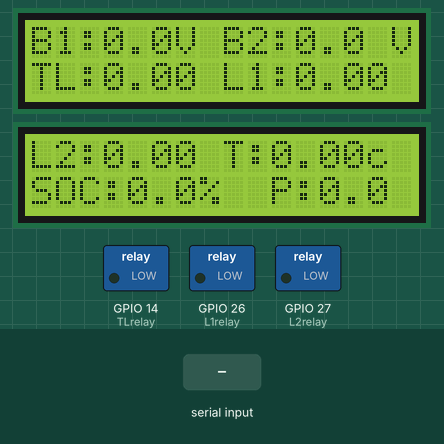
The sketch below on a simulated ESP32. Parts: 2 × 16×2 character LCD, switched loads named in the sketch (green lamp = pin HIGH). The test bench sets the inputs (shaded band). WiFi joins after 1.5 s; servers stay silent unless stated; what the sketch prints to the serial monitor is not drawn.

Above: at 3.1 s.
3.2 s: "30,150,10\n" received over the second serial link
At 4.9 s:
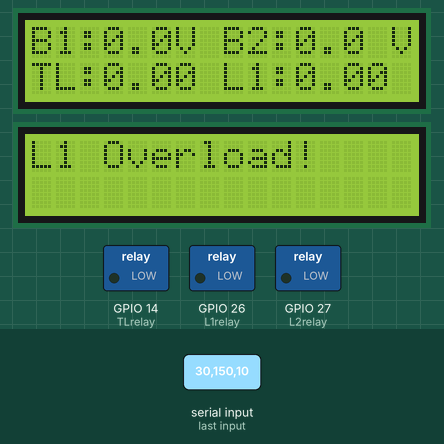
6.2 s: "B1: \n" received over the second serial link
At 8.1 s:
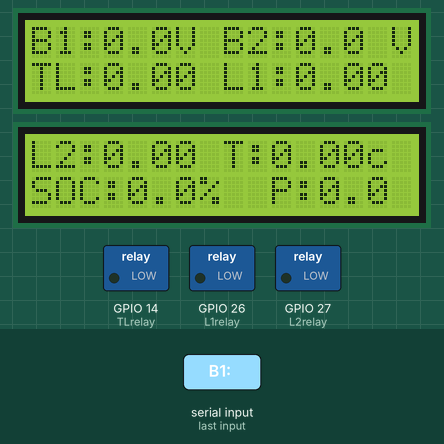
9.2 s: "90,45\n" received over the second serial link
At 10.1 s:
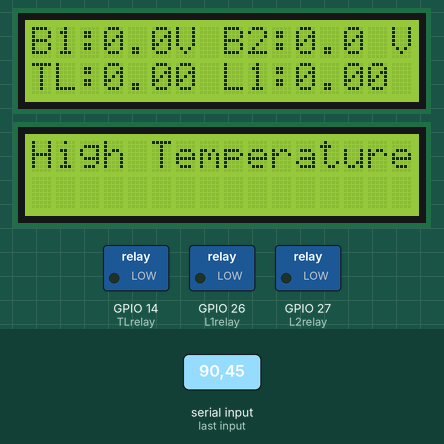
11.8 s: "B2: \n" received over the second serial link
At 14.2 s:
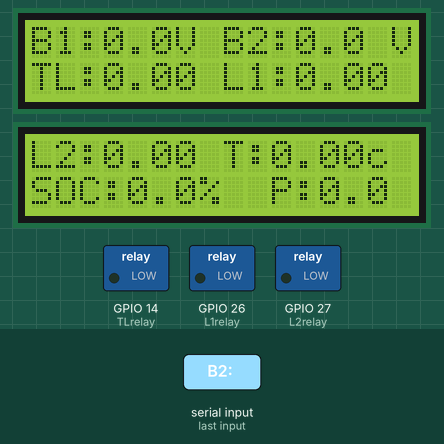
14.8 s: "90,45,200,10\n" received over the second serial link
At 15.7 s:
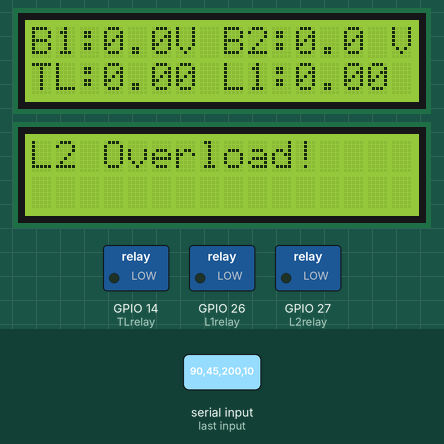
17.8 s: "B1: \n" received over the second serial link
At 20.9 s:
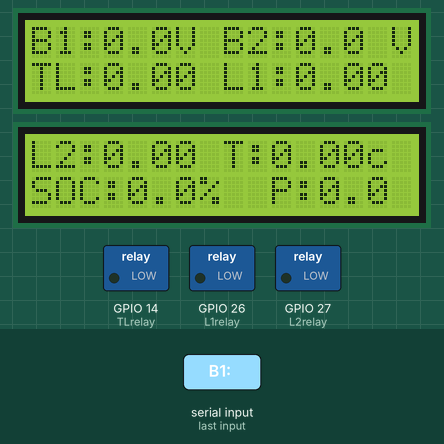
Timing chart, 0 to 22.4 s (numbered marks = the images above; inputs shaded):
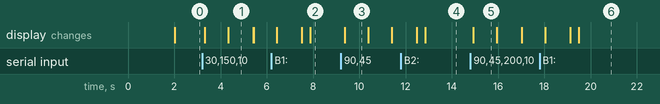

Measured:
- after the input at 3.2 s, the display: first changes after 0.12 s (image 1 shows a later state)
- after the input at 9.2 s, the display: changes after 0.18 s (image 3)
- after the input at 14.8 s, the display: changes after 0.13 s (image 5)
- what the display in image 1 shows lasts 1.1 s, from 4.3 s to 5.4 s
- what the display in image 3 shows lasts 1.0 s, from 9.4 s to 10.4 s

The sketch:

ESP32_.ino
```cpp
#define BLYNK_TEMPLATE_ID "TMPL3R43JFgge"
#define BLYNK_TEMPLATE_NAME "BATTERY MONITORING SYSTEM"
#define BLYNK_AUTH_TOKEN "wWHtNt4k-VWaCj-LtBGbrw72Dvm__zjT"

char auth[] = "wWHtNt4k-VWaCj-LtBGbrw72Dvm__zjT";//Enter your Auth token
char ssid[] = "internet";//Enter your WIFI name
char pass[] = "password";//Enter your WIFI password

#include <Arduino.h>
#include <WiFi.h>
#include <BlynkSimpleEsp32.h>
#include <Wire.h>
#include <LiquidCrystal_I2C.h>

int TLrelay= 14;
int L1relay= 26;
int L2relay= 27;

int TLstate;
int L1state;
int L2state;
int switchstate;
char c;
String x, y, z;

String dataToSend;

float B1volt;
float B2volt;
float TLamp;
float L1amp;
float L2amp;
float Steinhart;
float SOC;
float power;

unsigned long previousTime = 0;
unsigned long delayTime = 1000;

HardwareSerial MCUserial(2);

LiquidCrystal_I2C lcd1(0x27, 16, 2);
LiquidCrystal_I2C lcd2(0x3C, 16, 2);

TaskHandle_t lcdTask;  // Handle for the LCD task
SemaphoreHandle_t dataSemaphore;  // Semaphore to protect data access
/*
void lcdTaskFunction(void *parameter) {
  for (;;) {
    // Acquire the semaphore to access data
    xSemaphoreTake(dataSemaphore, portMAX_DELAY);

    // Clear LCD and display data
    lcd1.clear();
    lcd1.setCursor(0, 0);
    lcd1.print("B1: ");  lcd1.print(B1volt, 1);  lcd1.print("V");
    lcd1.setCursor(0, 1);
    lcd1.print("B2: ");  lcd1.print(B2volt, 1);  lcd1.print("V");

    // Release the semaphore
    xSemaphoreGive(dataSemaphore);

    // Delay or use vTaskDelay depending on your desired timing
    vTaskDelay(pdMS_TO_TICKS(500)); // Delay for 500 milliseconds
  }
}
*/

void setup()
{
  Serial.begin(9600);
  MCUserial.begin(115200);

  lcd1.init();
  lcd1.backlight();
  lcd2.init();
  lcd2.backlight();
  lcd1.print("Calibrating...");
  lcd2.print("Calibrating...");
  WiFi.begin(ssid,pass);

      while (WiFi.status() != WL_CONNECTED)
      {
      delay(500);
      Serial.print(".");
      }

  Blynk.begin(auth,ssid,pass);

  pinMode(TLrelay, OUTPUT);
  pinMode(L1relay, OUTPUT);
  pinMode(L2relay, OUTPUT);


  while (!Blynk.connected())
  {
    Blynk.run();
  }
}

void loop()
{

 serialR();

unsigned long currentTime = millis();

if ( currentTime - previousTime >= delayTime )
{
    Blynk.virtualWrite( V0,B1volt);
    Blynk.virtualWrite( V1,B2volt);
    Blynk.virtualWrite( V2, TLamp);
    Blynk.virtualWrite( V3, L1amp);
    Blynk.virtualWrite( V4, L2amp);
    Blynk.virtualWrite( V5, Steinhart);
    Blynk.virtualWrite( V6, SOC);
    Blynk.virtualWrite( V7,L1state);//l1
    Blynk.virtualWrite( V8,L2state);
    Blynk.virtualWrite( V9,TLstate);

    previousTime = millis();
    serialR ();
    serialR ();
}

if (Steinhart >= 40)
{

 digitalWrite(TLrelay,LOW);
 digitalWrite(L1relay,LOW);
 digitalWrite(L2relay,LOW);

 TLstate=0;
 L1state=0;
 L2state=0;


 lcd2.clear();
 lcd2.setCursor(0,0);
 lcd2.print("High Temperature");
 delay(1000);
}

if (L2amp >= 1)
{
 //Blynk.virtualWrite( V8,0);//l2

 digitalWrite(L2relay,LOW);
 L2state=0;

 lcd2.clear();
 lcd2.setCursor(0,0);
 lcd2.print("L2 Overload!");
 delay(1000);
}

if (L1amp >= 1)
{


 digitalWrite(L1relay,LOW);
 L1state=0;
 lcd2.setCursor(0,0);
 lcd2.clear();
 lcd2.print("L1 Overload!");
 delay(1000);
}

/*
if (B1volt <= 2)
{
 lcd2.setCursor(0,0);
 lcd2.clear();
 lcd2.print("Cell 1 down!");
 delay(1000);
}

if (B2volt <= 2)
{
 lcd2.setCursor(0,0);
 lcd2.clear();
 lcd2.print("Cell 2 down!");
 delay(1000);
}*/


power=(B1volt+B2volt)*(L1amp+L2amp);
if (power<1)
power=0;

lcd1.clear();
lcd1.setCursor(0,0);
lcd1.print("B1:");  lcd1.print(B1volt,1);  lcd1.print("V")  ; lcd1.print(" ");
lcd1.print("B2:");  lcd1.print(B2volt,1);  lcd1.print(" ");  lcd1.print("V");
lcd1.setCursor(0,1);
lcd1.print("TL:");  lcd1.print(TLamp,2);  lcd1.print(" ");
lcd1.print("L1:");  lcd1.print(L1amp,2);  lcd1.print(" ");

lcd2.clear();
lcd2.setCursor(0,0);
lcd2.print("L2:"); lcd2.print(L2amp,2); lcd2.print(" ");
lcd2.print("T:"); lcd2.print(Steinhart,2); lcd2.print("c");
lcd2.setCursor(0,1);
lcd2.print("SOC:"); lcd2.print(SOC,1); lcd2.print("%");
lcd2.setCursor(10,1);
lcd2.print("P:"); lcd2.print(power,1); lcd1.print("W");

}

void parseData(String data) {
  /*
   if (data.startsWith("#") && data.endsWith("$"))
   {
  data = data.substring(1, data.length() - 1);
*/
  B1volt = data.substring(0, data.indexOf(',')).toFloat();
  data = data.substring(data.indexOf(',') + 1);
  B2volt = data.substring(0, data.indexOf(',')).toFloat();
  data = data.substring(data.indexOf(',') + 1);
  TLamp = data.substring(0, data.indexOf(',')).toFloat();;
  data = data.substring(data.indexOf(',') + 1);
  L1amp = data.substring(0, data.indexOf(',')).toFloat();;
  data = data.substring(data.indexOf(',') + 1);
  L2amp = data.substring(0, data.indexOf(',')).toFloat();;
  data = data.substring(data.indexOf(',') + 1);
  Steinhart = data.substring(0, data.indexOf(',')).toFloat();;
  data = data.substring(data.indexOf(',') + 1);
  SOC = data.substring(0, data.indexOf(',')).toFloat();;
  data = data.substring(data.indexOf(',') + 1);
  //power = data.substring(0, data.indexOf(',')).toFloat();;

  // Print the received variables
  Serial.print("Received data: ");
  Serial.print("B1v = ");
  Serial.println(SOC);
  Serial.print("B2V = ");
  Serial.println(B1volt);


  delay(100);  // Optional delay before reading the next data
}

void serialR ()
{
      if (MCUserial.available())
     {
        String receivedData = MCUserial.readStringUntil('\n');  // Read the received data
        Serial.print(receivedData);
        parseData(receivedData);  // Parse the received data
     }
}

BLYNK_WRITE(V9)
{
  TLstate = param.asInt();
  digitalWrite(TLrelay, TLstate);
}

BLYNK_WRITE(V7)
{
  L1state = param.asInt();
  digitalWrite(L1relay, L1state);
}

BLYNK_WRITE(V8)
{
  L2state = param.asInt();
  digitalWrite(L2relay, L2state);
}
```
